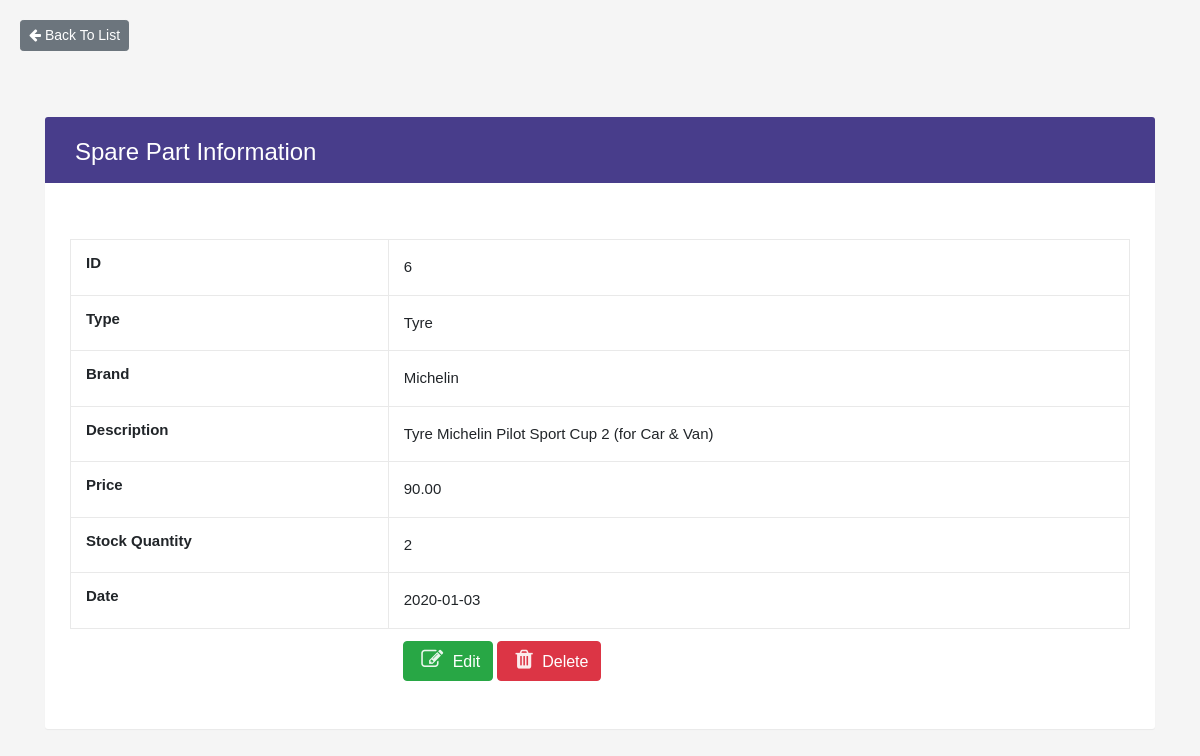
/staff/sparepart/SparePartDisplay.php?id=6 (signed in), run on the app's committed database.
### tables this page shows
CREATE TABLE `sparepart` (
  `sp_id` int(11) NOT NULL,
  `sp_type` varchar(30) NOT NULL,
  `sp_brand` varchar(30) NOT NULL,
  `sp_desc` varchar(150) NOT NULL,
  `sp_price` float(11,2) NOT NULL,
  `sp_stock` int(15) NOT NULL,
  `sp_date` date NOT NULL DEFAULT current_timestamp(),
  `sp_image` blob DEFAULT NULL
);

### staff/sparepart/SparePartDisplay.php (the view, shortened to what this page needs)
<!DOCTYPE html>
<html lang="en">
<head>
<link rel="stylesheet" href="https://maxcdn.bootstrapcdn.com/bootstrap/4.2.1/css/bootstrap.min.css">
<link rel="stylesheet" href="https://cdnjs.cloudflare.com/ajax/libs/font-awesome/4.7.0/css/font-awesome.min.css">
</head>
<body>
	<div class="card-body">
		<button onclick="window.location.href='SparePartList.php'" class="btn btn-secondary btn-sm mb-3"><i class="fa fa-arrow-left"></i> Back To List</button>
	</div>
    <div class="container">
        <div class="table-wrapper">
            <div class="table-title">
                <div class="row">
                    <div class="col-sm-6">
						<h2>Spare Part Information</h2>
					</div>
                </div>
            </div>
	<?php
	include("connectionDB.php");
        if(isset($_GET['id'])){
			$output = '';
            $id=$_GET['id'];
            $sql="SELECT * FROM sparepart WHERE sp_id = $id LIMIT 1";
			$result=mysqli_query($con,$sql);
			$output .= '
			<div class="table-responsive">
			<table class="table table-bordered" id="sparepart_detail">';
            while($row=mysqli_fetch_assoc($result)){
				$output .= '
				<tr class="noBorder">
					<td></td>
					<td>
					<img src="'.$row["sp_image"].'"/>
					</td>
			 	</tr>
				<tr>
				  	<th width="30%"><label>ID</label></th>
				  	<td width="70%">'.$row["sp_id"].'</td>
			 	</tr>
                <tr>
                     <th width=""><label>Type</label></th>
                     <td width="70%">'.$row["sp_type"].'</td>
                </tr>
                <tr>
                     <th width="30%"><label>Brand</label></th>
                     <td width="70%">'.$row["sp_brand"].'</td>
                </tr>
                <tr>
                     <th width="30%"><label>Description</label></th>
                     <td width="70%">'.$row["sp_desc"].'</td>
                </tr>
                <tr>
                     <th width="30%"><label>Price</label></th>
                     <td width="70%">'.$row["sp_price"].'</td>
                </tr>
                <tr>
                     <th width="30%"><label>Stock Quantity</label></th>
                     <td width="70%">'.$row["sp_stock"].'</td>
                </tr>
                <tr>
                     <th width="30%"><label>Date</label></th>
                     <td width="70%">'.$row["sp_date"].'</td>
                </tr>
				<tr class="noBorder">
				<td></td>
				<td>
					<button type="button" class="btn btn-success editdata" id="'.$row["sp_id"].'" data-toggle="modal" data-target="#updateData"><i class="fa fa-edit"></i> Edit</button>
					<button type="button" class="btn btn-danger deletedata" id="'.$row["sp_id"].'" data-toggle="modal" data-target="#deleteData"><i class="fa fa-trash"></i> Delete</button>
				</td>
				</tr>
           		';
			  }
			$output .= '
           	</table>
     		</div>
      		';
			echo $output;
		}
			?>
		</div>
	</div>
</body>
</html>

### staff/sparepart/SparePartDisplay.php (style rules this page uses)
body { color: #566787; background: #f5f5f5; font-family: 'Varela Round', sans-serif; font-size: 15px; }
.table-wrapper { background: #fff; padding: 20px 25px; margin: 30px 0; border-radius: 3px; box-shadow: 0 1px 1px rgba(0,0,0,.05); }
.table-title { padding-bottom: 15px; background: #483D8B; color: #fff; padding: 16px 30px; margin: -20px -25px 10px; border-radius: 3px 3px 0 0; }
.table-title h2 { margin: 5px 0 0; font-size: 24px; }
table.table tr th, table.table tr td { border-color: #e9e9e9; padding: 12px 15px; vertical-align: middle; }
table.table tr th:first-child { width: 60px; }
table.table td:last-child i { opacity: 0.9; font-size: 22px; margin: 0 5px; }
table.table td i { font-size: 19px; }
tr.noBorder td { border: 0; }

### data on the page
sparepart: sp_id "6", sp_type "Tyre", sp_brand "Michelin", sp_desc "Tyre Michelin Pilot Sport Cup 2 (for Car & Van)", sp_price "90.00", sp_stock "2", sp_date "2020-01-03"
